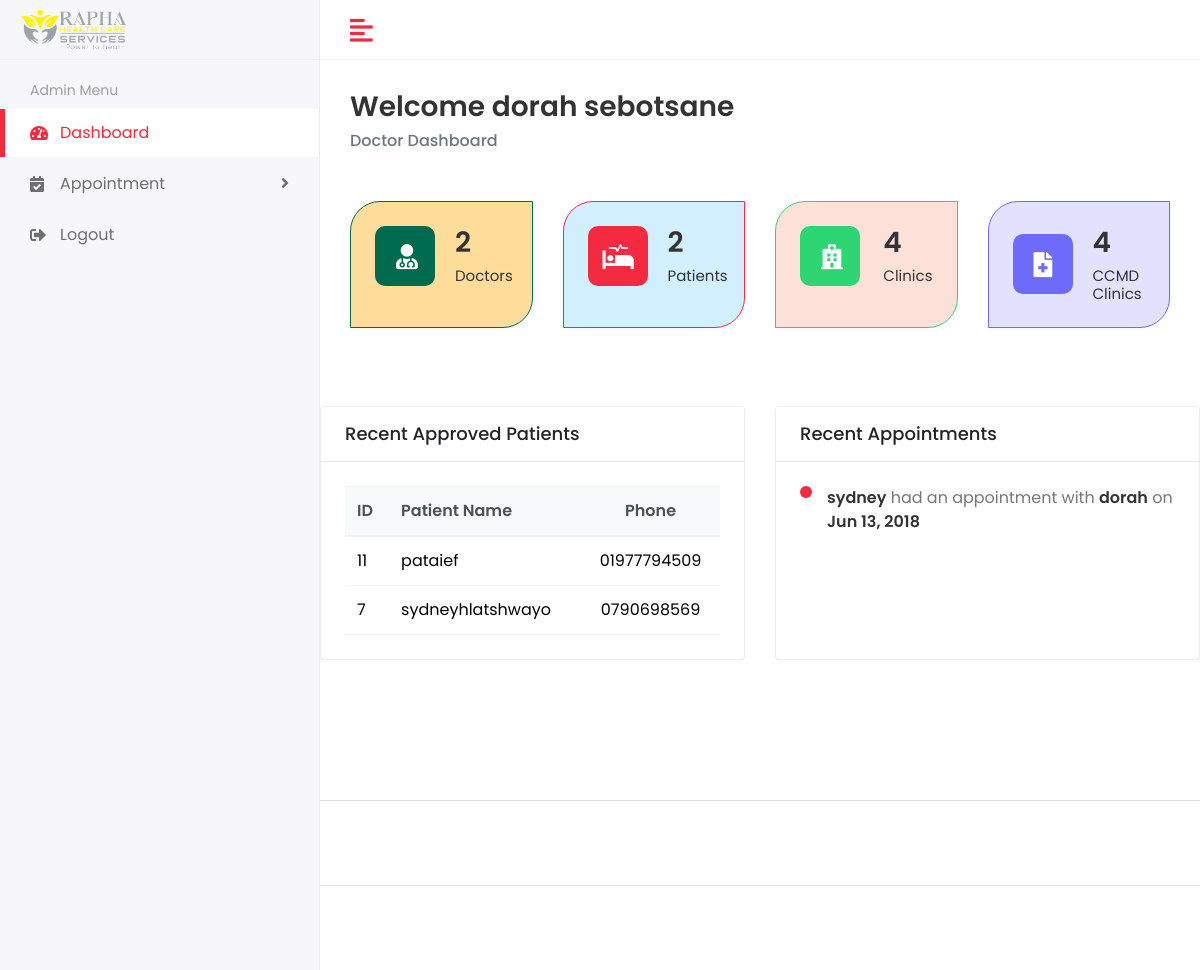
Page /doctor/dashboard/ (signed in) on the committed database.
### app/models.py (models this page shows, shortened)
class Doctor(models.Model):
    GENDER_CHOICES = [
        ('M', 'Male'),
        ('F', 'Female'),
        ('O', 'Other'),
    ]
    user = models.OneToOneField(CustomUser, on_delete=models.CASCADE)
    profile_pic = models.ImageField(upload_to='profile_pic/DoctorProfilePic/', null=True, blank=True)
    address = models.CharField(max_length=40)
    mobile = models.CharField(max_length=20, null=True)
    email = models.CharField(max_length=100, null=True)
    gender = models.CharField(max_length=1, choices=GENDER_CHOICES, null=True)
    status = models.BooleanField(default=False)
    clinic = models.ForeignKey(Clinic, on_delete=models.CASCADE, default="", null=True, blank=True)
    created_at = models.DateTimeField(auto_now_add=True)
    updated_at = models.DateTimeField(auto_now=True)

class CustomUser(AbstractUser):
    USER = (
        ('0', 'SUPERADMIN'),
        ('1', 'HOC'),
        ('2', 'DOCTOR'),
        ('3', 'PATIENT'),
    )
    user_type = models.CharField(choices=USER, max_length=10, default='1')
    groups = models.ManyToManyField(
        Group,
        related_name='customuser_set',  # Custom related_name to avoid clashes
        blank=True,
        help_text='The groups this user belongs to.',
        verbose_name='groups'
    )
    user_permissions = models.ManyToManyField(
        Permission,
        related_name='customuser_set',  # Custom related_name to avoid clashes
        blank=True,
        help_text='Specific permissions for this user.',
        verbose_name='user permissions'
    )

class Patient(models.Model):
    GENDER_CHOICES = [
        ('M', 'Male'),
        ('F', 'Female'),
        ('O', 'Other'),
    ]
    user = models.OneToOneField(CustomUser, on_delete=models.CASCADE)
    profile_pic = models.ImageField(upload_to='profile_pic/PatientProfilePic/', null=True, blank=True)
    address = models.CharField(max_length=40)
    mobile = models.CharField(max_length=20, null=False)
    email = models.CharField(max_length=100, null=False)
    id_no = models.CharField(max_length=100, null=True, default="")
    admitDate = models.DateField(auto_now=True)
    status = models.BooleanField(default=False)
    clinic = models.ForeignKey(Clinic, on_delete=models.SET_NULL, null=True, blank=True, default="")
    gender = models.CharField(max_length=1, choices=GENDER_CHOICES, null=True)
    home_distance = models.FloatField(null=True)
    created_at = models.DateTimeField(auto_now_add=True)
    updated_at = models.DateTimeField(auto_now=True)

class Appointment(models.Model):
    patientId = models.ForeignKey(Patient, on_delete=models.CASCADE, null=True, default="")
    doctorId = models.ForeignKey(Doctor, on_delete=models.CASCADE, null=True, default="")
    patientName = models.CharField(max_length=40, null=True)
    doctorName = models.CharField(max_length=40, null=True)
    appointmentDate = models.DateField(null=True)
    description = models.TextField(max_length=500)
    status = models.BooleanField(default=False)
    clinic = models.ForeignKey(Clinic, on_delete=models.CASCADE, null=True)
    created_at = models.DateTimeField(auto_now_add=True)

### rapha2/DOCTOR_views.py (the view)
# urls.py: path('doctor/dashboard/', DOCTOR_views.doctor_dashboard, name='doctor_dashboard'),
@login_required(login_url='/login/')
def doctor_dashboard(request):
    doctor = Doctor.objects.get(user=request.user.id)
    doctor_name = doctor.user.first_name + ' ' + doctor.user.last_name
    clinic = doctor.clinic
    doctor_count = Doctor.objects.filter(clinic=clinic).count()
    patient_count = Patient.objects.filter(clinic=clinic).count()
    clinic_count = Clinic.objects.count()
    ccmd_clinic_count = Clinic.objects.filter(ccmd=True).count()
    recent_approved_patients = Patient.objects.filter(clinic=clinic, status=True).order_by('-admitDate')[:5]
    recent_appointments = Appointment.objects.filter(clinic=clinic).order_by('-appointmentDate')[:5]
    context = {
        'doctor': doctor,
        'doctor_name': doctor_name,
        'doctor_count': doctor_count,
        'patient_count': patient_count,
        'clinic_count': clinic_count,
        'ccmd_clinic_count': ccmd_clinic_count,
        'recent_approved_patients': recent_approved_patients,
        'recent_appointments': recent_appointments,
    }
    return render(request, 'doctor/doctor_dashboard.html', context)

### templates/doctor/doctor_dashboard.html (shortened to what this page needs)
{% extends "base.html" %}
{% load static %}
{% block content %}
{% include "include/doctor/sidebar.html" %}
<div class="page-wrapper">
   <div class="content container-fluid">
      <div class="page-header">
          <div class="row">
              <div class="col-sm-12">
                  <h3 class="page-title">Welcome {{doctor.user.first_name}} {{doctor.user.last_name}}</h3>
                  <ul class="breadcrumb">
                      <li class="breadcrumb-item active">Doctor Dashboard</li>
                  </ul>
              </div>
          </div>
      </div>
      <div class="row mt-5">
        <div class="col-xl-3 col-sm-6 col-12 d-flex">
            <div class="card bg-one w-100">
                <div class="card-body">
                    <div class="db-widgets d-flex justify-content-between align-items-center">
                        <div class="db-icon">
                            <i class="fas fa-user-md"></i>
                        </div>
                        <div class="db-info">
                            <h3>{{ doctor_count }}</h3>
                            <h6>Doctors</h6>
                        </div>
                    </div>
                </div>
            </div>
        </div>
        <div class="col-xl-3 col-sm-6 col-12 d-flex">
            <div class="card bg-two w-100">
                <div class="card-body">
                    <div class="db-widgets d-flex justify-content-between align-items-center">
                        <div class="db-icon">
                            <i class="fas fa-procedures"></i>
                        </div>
                        <div class="db-info">
                            <h3>{{ patient_count }}</h3>
                            <h6>Patients</h6>
                        </div>
                    </div>
                </div>
            </div>
        </div>
        <div class="col-xl-3 col-sm-6 col-12 d-flex">
            <div class="card bg-three w-100">
                <div class="card-body">
                    <div class="db-widgets d-flex justify-content-between align-items-center">
                        <div class="db-icon">
                            <i class="fas fa-hospital"></i>
                        </div>
                        <div class="db-info">
                            <h3>{{ clinic_count }}</h3>
                            <h6>Clinics</h6>
                        </div>
                    </div>
                </div>
            </div>
        </div>
        <div class="col-xl-3 col-sm-6 col-12 d-flex">
            <div class="card bg-four w-100">
                <div class="card-body">
                    <div class="db-widgets d-flex justify-content-between align-items-center">
                        <div class="db-icon">
                            <i class="fas fa-file-medical"></i>
                        </div>
                        <div class="db-info">
                            <h3>{{ ccmd_clinic_count }}</h3>
                            <h6>CCMD Clinics</h6>
                        </div>
                    </div>
                </div>
            </div>
        </div>
    </div>
  </div>
  <div class="row mt-5">
    <div class="col-md-6 d-flex">
        <div class="card flex-fill">
            <div class="card-header">
                <h5 class="card-title">Recent Approved Patients</h5>
            </div>
            <div class="card-body">
                <div class="table-responsive">
                    <table class="table table-hover table-center">
                        <thead class="thead-light">
                            <tr>
                                <th>ID</th>
                                <th>Patient Name</th>
                                <th class="text-center">Phone</th>
                            </tr>
                        </thead>
                        <tbody>
                            {% for patient in recent_approved_patients %}
                            <tr>
                                <td class="text-nowrap">{{ patient.id }}</td>
                                <td class="text-nowrap">{{ patient.user.username }}</td>
                                <td class="text-center">{{ patient.mobile }}</td>
                            </tr>
                            {% endfor %}
                        </tbody>
                    </table>
                </div>
            </div>
        </div>
    </div>
    <div class="col-md-6 d-flex">
        <div class="card flex-fill">
            <div class="card-header">
                <h5 class="card-title">Recent Appointments</h5>
            </div>
            <div class="card-body">
                <ul class="activity-feed">
                    {% for appointment in recent_appointments %}
                    <li class="feed-item">
                        <span class="feed-text"><a>{{ appointment.patientName }}</a> had an appointment with <a>{{ appointment.doctorName }}</a> on <a>{{ appointment.appointmentDate|date:"M d, Y" }}</a></span>
                    </li>
                    {% endfor %}
                </ul>
            </div>
        </div>
    </div>
</div>
</div>
            <footer>
               <p>Copyright © 2020 RaphaPTH.</p>
            </footer>
{% endblock content %}

### static/assets/css/style.css (style rules this page uses)
html { height: 100%; }
body { background-color: #fff; color: #333; font-family: 'Poppins', sans-serif; font-size: 1rem; height: 100%; line-height: 1.5; overflow-x: hidden; }
h1, h2, h3, h4, h5, h6 { font-family: 'Poppins', sans-serif; margin-top: 0; }
a { text-decoration: none; }
a { color: #009ce7; }
input, button, a { transition: all 0.4s ease; -moz-transition: all 0.4s ease; -o-transition: all 0.4s ease; -ms-transition: all 0.4s ease; -webkit-transition: all 0.4s ease; }
ul, ol { padding: 0px; list-style: none; }
.table { color: #333; max-width: 100%; margin-bottom: 0; width: 100%; }
.table thead tr th { font-weight: 600; }
.table tbody tr { border-bottom: 1px solid rgba(0, 0, 0, 0.05); }
.table.table-center td, .table.table-center th { vertical-align: middle; }
.table .thead-light th { color: #495057; background-color: #f8f9fa; border-color: #eff2f7; }
.card { border: 1px solid #ececf5; box-shadow: 0 1px 3px 0 rgba(0, 0, 0, 0.03); margin-bottom: 1.875rem; }
.card-body { padding: 1.5rem; }
.card-header { border-bottom: 1px solid #e6e6e6; padding: 1rem 1.5rem; }
.card .card-header { background-color: #fff; border-bottom: 1px solid #eaeaea; }
.card .card-header .card-title { margin-bottom: 0; font-size: 18px; }
footer { padding: 1.875rem 1.875rem; border-top: 1px solid #ddd; }
footer p { margin: 0px; }
.page-wrapper { margin-left: 320px; padding-top: 60px; position: relative; transition: all 0.4s ease; }
.page-wrapper > .content { padding: 1.875rem 1.875rem 0; }
.page-header { margin-bottom: 1.875rem; }
.page-header .breadcrumb { background-color: transparent; color: #6c757d; font-size: 1rem; font-weight: 500; margin-bottom: 0; padding: 0; }
.page-title { font-size: 28px; font-weight: 600; color: #333; margin-bottom: 5px; }
.bg-one { background-color: rgb(253 187 56 / 0.5); border-color: #006a4e; border-radius: 30px 0px; }
.bg-two { background-color: rgb(25 175 251 / 0.2); border-color: #f42a41; border-radius: 30px 0px; }
.bg-three { background-color: rgb(244 104 65 / 0.2); border-color: #2ed573; border-radius: 30px 0px; }
.bg-four { background-color: rgb(110 107 250 / 0.2); border-color: #6e6bfa; border-radius: 30px 0px; }
.db-icon { font-size: 25px; width: 60px; height: 60px; padding: 13px 21px; border-radius: 10px; color: #fff; margin-right: 20px; }
.bg-one .db-icon { background-color: #006a4e; }
.bg-two .db-icon { background-color: #f42a41; padding: 13px 15px; }
.bg-three .db-icon { background-color: #2ed573; }
.bg-four .db-icon { background-color: #6e6bfa; }
.db-info h3 { font-size: 28px; font-weight: 600; color: #333333; }
.db-info h6 { margin: 0px; font-weight: 400; font-size: 15px; color: #333333; }
.activity-feed { list-style: none; margin-bottom: 0; margin-left: 5px; padding: 0; }
.activity-feed .feed-item { border-left: 2px solid #e4e8eb; padding-bottom: 20px; padding-left: 20px; position: relative; }
.activity-feed .feed-item:last-child { border-color: transparent; padding-bottom: 0; }
.activity-feed .feed-item:after { content: ""; display: block; position: absolute; top: 0; left: -7px; width: 12px; height: 12px; border-radius: 50%; background-color: #f42a41; }
.activity-feed .feed-item .feed-text { color: #777; position: relative; }
.activity-feed .feed-item .feed-text a { color: #333; font-weight: 600; }

### rows in the picture
Doctor: user.first_name "dorah", user.last_name "sebotsane"
Patient: id "11", user.username "pataief", mobile "01977794509"
Patient: id "7", user.username "sydneyhlatshwayo", mobile "0790698569"
Appointment: patientName "sydney", doctorName "dorah", appointmentDate "Jun 13, 2018"

### other values in the picture
{{ doctor_count }} "2"
{{ patient_count }} "2"
{{ clinic_count }} "4"
{{ ccmd_clinic_count }} "4"
